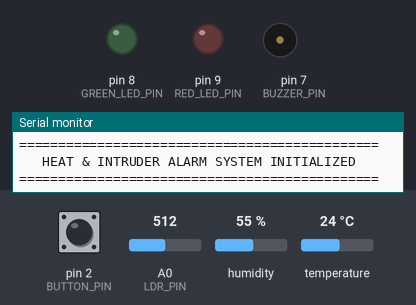
Bench run of a sketch on a simulated Arduino Uno, built with avr-gcc and run on an emulated ATmega328P. Shown: output pins drawn as LEDs (lit = HIGH), buzzer (waves = sounding), the last lines printed to the serial monitor. Inputs (shaded band) come from the test bench; at power-on: pin 2 (BUTTON_PIN) HIGH, temperature 24 °C, A0 (LDR_PIN) = 512, humidity 55 %.

Above: at 1.2 s.
1.3 s: pin 2 (BUTTON_PIN) pulled LOW for 0.15 s
At 2.1 s:
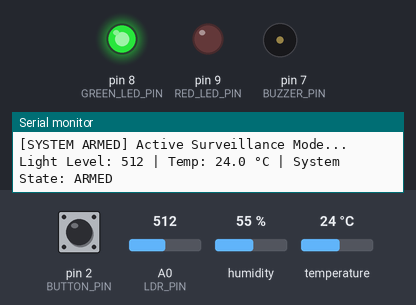
2.9 s: temperature set to 39 °C
7.2 s: temperature set to 42 °C
At 11.2 s:
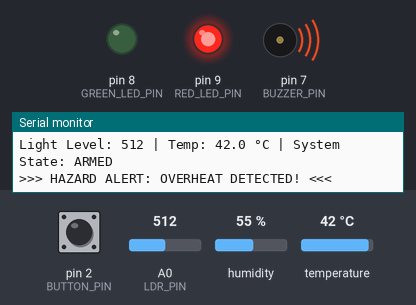
11.5 s: A0 (LDR_PIN) set to 313
15.5 s: A0 (LDR_PIN) set to 289
19.5 s: pin 2 (BUTTON_PIN) pulled LOW for 1 s
At 20.7 s:
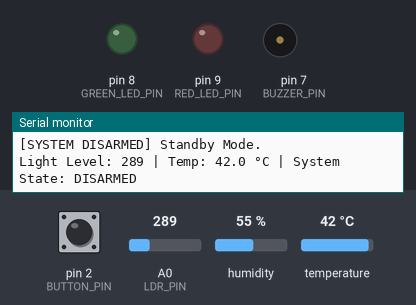
Timing chart, 0 to 22.5 s (numbered marks = the images above; inputs shaded):
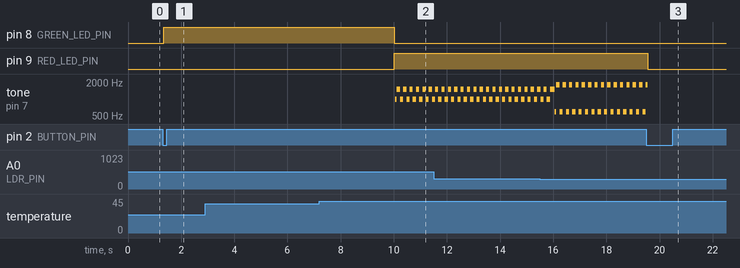

The sketch:

day-10.ino
```cpp
/*
 * Day 25: Dual Heat & Intruder Alarm System (DHT11 + LDR)
 *
 * Hardware Pin Mapping:
 *   - Pushbutton:      Pin 2 (INPUT_PULLUP to GND)
 *   - DHT11 Data (S):  Pin 3
 *   - Buzzer (+):      Pin 7
 *   - Green LED:       Pin 8 (via 220Ω resistor to GND)
 *   - Red LED:         Pin 9 (via 220Ω resistor to GND)
 *   - LDR Divider:     Pin A0 (Divider junction with 10kΩ resistor)
 */

#include <DHT.h>

#define DHTPIN 3
#define DHTTYPE DHT11

// Pin Definitions
const int BUTTON_PIN    = 2;
const int BUZZER_PIN    = 7;
const int GREEN_LED_PIN = 8;
const int RED_LED_PIN   = 9;
const int LDR_PIN       = A0;

// Calibrated Threshold Configurations
const float TEMP_HEAT_THRESHOLD_C  = 40.0; // Overheat alarm triggers above 35°C
const int LIGHT_INTRUDER_THRESHOLD = 300;  // Intruder alarm triggers when light drops below 300 ADC

DHT dht(DHTPIN, DHTTYPE);

enum SystemState {
  DISARMED,
  ARMED,
  ALARM_HEAT,
  ALARM_INTRUDER,
  ALARM_DUAL
};

SystemState currentState = DISARMED;

// Button Debounce Variables
bool lastButtonReading = HIGH;
unsigned long lastDebounceTime = 0;
const unsigned long DEBOUNCE_DELAY_MS = 50;

// Non-blocking Timing Variables
unsigned long lastSensorSampleTime = 0;
const unsigned long SENSOR_INTERVAL_MS = 2000; // DHT11 2-second sampling interval

unsigned long lastSirenToggleTime = 0;
bool sirenPitchToggle = false;

void setup() {
  Serial.begin(9600);
  dht.begin();

  pinMode(BUTTON_PIN, INPUT_PULLUP);
  pinMode(BUZZER_PIN, OUTPUT);
  pinMode(GREEN_LED_PIN, OUTPUT);
  pinMode(RED_LED_PIN, OUTPUT);

  setSystemState(DISARMED);
  Serial.println("==============================================");
  Serial.println("   HEAT & INTRUDER ALARM SYSTEM INITIALIZED   ");
  Serial.println("==============================================");
}

void loop() {
  unsigned long currentMillis = millis();

  // -------------------------------------------------------------
  // 1. BUTTON INPUT HANDLING (Arm / Disarm Toggle)
  // -------------------------------------------------------------
  bool currentReading = digitalRead(BUTTON_PIN);

  if (currentReading != lastButtonReading) {
    lastDebounceTime = currentMillis;
  }

  if ((currentMillis - lastDebounceTime) > DEBOUNCE_DELAY_MS) {
    static bool debouncedButtonState = HIGH;
    if (currentReading == LOW && debouncedButtonState == HIGH) {
      handleButtonPress();
    }
    debouncedButtonState = currentReading;
  }
  lastButtonReading = currentReading;

  // -------------------------------------------------------------
  // 2. SENSOR SAMPLING (Evaluated every 2 seconds)
  // -------------------------------------------------------------
  if (currentMillis - lastSensorSampleTime >= SENSOR_INTERVAL_MS) {
    lastSensorSampleTime = currentMillis;

    int ldrValue = analogRead(LDR_PIN);
    float tempC = dht.readTemperature();

    if (isnan(tempC)) {
      Serial.println("Error: Failed to read from DHT11 sensor! Check Pin 3 wiring.");
    } else {
      // Print real-time diagnostic telemetry to Serial Monitor
      Serial.print("Light Level: ");
      Serial.print(ldrValue);
      Serial.print(" | Temp: ");
      Serial.print(tempC, 1);
      Serial.print(" °C | System State: ");
      printStateName(currentState);

      // Hazard Evaluation (Active when ARMED or already in ALARM)
      if (currentState != DISARMED) {
        bool isHeatTriggered = (tempC > TEMP_HEAT_THRESHOLD_C);
        bool isIntruderTriggered = (ldrValue < LIGHT_INTRUDER_THRESHOLD);

        if (isHeatTriggered && isIntruderTriggered) {
          setSystemState(ALARM_DUAL);
        } else if (isHeatTriggered) {
          setSystemState(ALARM_HEAT);
        } else if (isIntruderTriggered) {
          setSystemState(ALARM_INTRUDER);
        }
      }
    }
  }

  // -------------------------------------------------------------
  // 3. SIREN AUDITORY ALERTS (Non-blocking pitch generator)
  // -------------------------------------------------------------
  if (currentState == ALARM_HEAT || currentState == ALARM_INTRUDER || currentState == ALARM_DUAL) {
    if (currentMillis - lastSirenToggleTime >= 120) {
      lastSirenToggleTime = currentMillis;
      sirenPitchToggle = !sirenPitchToggle;

      if (currentState == ALARM_HEAT) {
        tone(BUZZER_PIN, sirenPitchToggle ? 1000 : 1500); // High-frequency thermal siren
      } else if (currentState == ALARM_INTRUDER) {
        tone(BUZZER_PIN, sirenPitchToggle ? 500 : 800);   // Low-frequency intruder siren
      } else {
        tone(BUZZER_PIN, sirenPitchToggle ? 600 : 1800);  // High-urgency dual hazard siren
      }
    }
  }
}

// -------------------------------------------------------------
// STATE MACHINE CONTROLLER
// -------------------------------------------------------------
void setSystemState(SystemState newState) {
  if (currentState == newState) return;
  currentState = newState;

  switch (currentState) {
    case DISARMED:
      digitalWrite(GREEN_LED_PIN, LOW);
      digitalWrite(RED_LED_PIN, LOW);
      noTone(BUZZER_PIN);
      Serial.println("\n[SYSTEM DISARMED] Standby Mode.");
      break;

    case ARMED:
      digitalWrite(GREEN_LED_PIN, HIGH);
      digitalWrite(RED_LED_PIN, LOW);
      noTone(BUZZER_PIN);
      Serial.println("\n[SYSTEM ARMED] Active Surveillance Mode...");
      break;

    case ALARM_HEAT:
      digitalWrite(GREEN_LED_PIN, LOW);
      digitalWrite(RED_LED_PIN, HIGH);
      Serial.println("\n>>> HAZARD ALERT: OVERHEAT DETECTED! <<<");
      break;

    case ALARM_INTRUDER:
      digitalWrite(GREEN_LED_PIN, LOW);
      digitalWrite(RED_LED_PIN, HIGH);
      Serial.println("\n>>> HAZARD ALERT: INTRUDER SHADOW DETECTED! <<<");
      break;

    case ALARM_DUAL:
      digitalWrite(GREEN_LED_PIN, LOW);
      digitalWrite(RED_LED_PIN, HIGH);
      Serial.println("\n>>> CRITICAL ALERT: DUAL OVERHEAT & INTRUDER! <<<");
      break;
  }
}

void handleButtonPress() {
  if (currentState == DISARMED) {
    setSystemState(ARMED);
  } else {
    setSystemState(DISARMED); // Disarm immediately from any active state
  }
}

void printStateName(SystemState state) {
  switch (state) {
    case DISARMED:       Serial.println("DISARMED"); break;
    case ARMED:          Serial.println("ARMED"); break;
    case ALARM_HEAT:     Serial.println("ALARM (HEAT)"); break;
    case ALARM_INTRUDER: Serial.println("ALARM (INTRUDER)"); break;
    case ALARM_DUAL:     Serial.println("ALARM (CRITICAL DUAL)"); break;
  }
}
```

Measured:
- the behaviour switches between 40 and 41 °C on temperature (found by bisection; images 1 and 2)
- after the input at 1.3 s, pin 8 (GREEN_LED_PIN): LOW → HIGH after 0.05 s
- after the input at 7.2 s, pin 8 (GREEN_LED_PIN): HIGH → LOW after 2.8 s; pin 9 (RED_LED_PIN): LOW → HIGH after 2.8 s; tone on pin 7 (BUZZER_PIN): silent → 1000 Hz after 2.9 s, then repeats every 0.24 s: 1500 Hz 0.12 s, 1000 Hz 0.12 s
- after the input at 19.5 s, pin 9 (RED_LED_PIN): HIGH → LOW after 0.05 s
